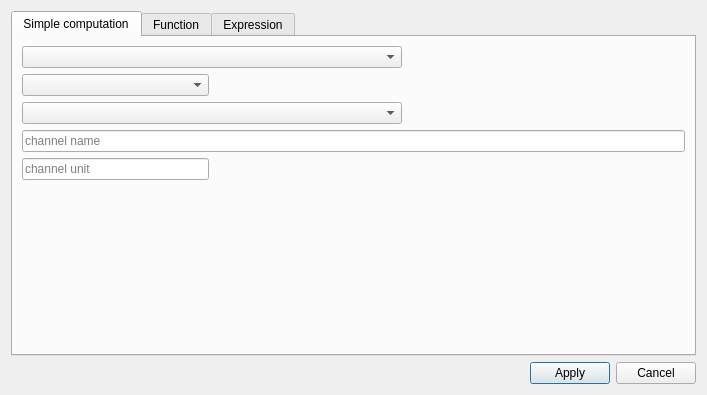
<?xml version="1.0" encoding="UTF-8"?>
<ui version="4.0">
 <class>ComputedChannel</class>
 <widget class="QDialog" name="ComputedChannel">
  <property name="geometry">
   <rect>
    <x>0</x>
    <y>0</y>
    <width>702</width>
    <height>395</height>
   </rect>
  </property>
  <property name="maximumSize">
   <size>
    <width>16777215</width>
    <height>400</height>
   </size>
  </property>
  <property name="windowTitle">
   <string>Define new channel</string>
  </property>
  <property name="windowIcon">
   <iconset resource="resource.qrc">
    <normaloff>:/plus.png</normaloff>:/plus.png</iconset>
  </property>
  <layout class="QGridLayout" name="gridLayout">
   <item row="1" column="1">
    <widget class="QPushButton" name="apply_btn">
     <property name="text">
      <string>Apply</string>
     </property>
    </widget>
   </item>
   <item row="1" column="2">
    <widget class="QPushButton" name="cancel_btn">
     <property name="text">
      <string>Cancel</string>
     </property>
    </widget>
   </item>
   <item row="1" column="0">
    <spacer name="horizontalSpacer_3">
     <property name="orientation">
      <enum>Qt::Horizontal</enum>
     </property>
     <property name="sizeHint" stdset="0">
      <size>
       <width>40</width>
       <height>20</height>
      </size>
     </property>
    </spacer>
   </item>
   <item row="0" column="0" colspan="3">
    <widget class="QTabWidget" name="tabs">
     <property name="currentIndex">
      <number>0</number>
     </property>
     <widget class="QWidget" name="tab">
      <attribute name="title">
       <string>Simple computation</string>
      </attribute>
      <layout class="QGridLayout" name="computation_grid_layout" columnstretch="0,0,1,1">
       <item row="1" column="0">
        <widget class="QComboBox" name="op"/>
       </item>
       <item row="2" column="0" colspan="2">
        <widget class="QComboBox" name="operand2">
         <property name="sizeAdjustPolicy">
          <enum>QComboBox::AdjustToContents</enum>
         </property>
        </widget>
       </item>
       <item row="1" column="1">
        <spacer name="horizontalSpacer">
         <property name="orientation">
          <enum>Qt::Horizontal</enum>
         </property>
         <property name="sizeHint" stdset="0">
          <size>
           <width>29</width>
           <height>20</height>
          </size>
         </property>
        </spacer>
       </item>
       <item row="5" column="0">
        <spacer name="verticalSpacer">
         <property name="orientation">
          <enum>Qt::Vertical</enum>
         </property>
         <property name="sizeHint" stdset="0">
          <size>
           <width>20</width>
           <height>40</height>
          </size>
         </property>
        </spacer>
       </item>
       <item row="0" column="0" colspan="2">
        <widget class="QComboBox" name="operand1">
         <property name="minimumSize">
          <size>
           <width>380</width>
           <height>20</height>
          </size>
         </property>
         <property name="sizeAdjustPolicy">
          <enum>QComboBox::AdjustToContents</enum>
         </property>
        </widget>
       </item>
       <item row="4" column="2">
        <spacer name="horizontalSpacer_2">
         <property name="orientation">
          <enum>Qt::Horizontal</enum>
         </property>
         <property name="sizeHint" stdset="0">
          <size>
           <width>92</width>
           <height>18</height>
          </size>
         </property>
        </spacer>
       </item>
       <item row="4" column="0">
        <widget class="QLineEdit" name="unit">
         <property name="placeholderText">
          <string>channel unit</string>
         </property>
        </widget>
       </item>
       <item row="4" column="3">
        <spacer name="horizontalSpacer_5">
         <property name="orientation">
          <enum>Qt::Horizontal</enum>
         </property>
         <property name="sizeHint" stdset="0">
          <size>
           <width>40</width>
           <height>20</height>
          </size>
         </property>
        </spacer>
       </item>
       <item row="3" column="0" colspan="4">
        <widget class="QLineEdit" name="name">
         <property name="inputMask">
          <string/>
         </property>
         <property name="text">
          <string/>
         </property>
         <property name="placeholderText">
          <string>channel name</string>
         </property>
        </widget>
       </item>
      </layout>
     </widget>
     <widget class="QWidget" name="tab_2">
      <attribute name="title">
       <string>Function</string>
      </attribute>
      <layout class="QGridLayout" name="gridLayout_4">
       <item row="3" column="0">
        <widget class="QLineEdit" name="function_unit">
         <property name="placeholderText">
          <string>channel unit</string>
         </property>
        </widget>
       </item>
       <item row="1" column="2">
        <spacer name="horizontalSpacer_10">
         <property name="orientation">
          <enum>Qt::Horizontal</enum>
         </property>
         <property name="sizeHint" stdset="0">
          <size>
           <width>92</width>
           <height>20</height>
          </size>
         </property>
        </spacer>
       </item>
       <item row="3" column="1">
        <spacer name="horizontalSpacer_11">
         <property name="orientation">
          <enum>Qt::Horizontal</enum>
         </property>
         <property name="sizeHint" stdset="0">
          <size>
           <width>184</width>
           <height>20</height>
          </size>
         </property>
        </spacer>
       </item>
       <item row="1" column="0" colspan="2">
        <widget class="QComboBox" name="channel"/>
       </item>
       <item row="2" column="0" colspan="3">
        <widget class="QLineEdit" name="function_name">
         <property name="placeholderText">
          <string>channel name</string>
         </property>
        </widget>
       </item>
       <item row="0" column="0" colspan="2">
        <widget class="QComboBox" name="function">
         <property name="minimumSize">
          <size>
           <width>380</width>
           <height>20</height>
          </size>
         </property>
         <property name="toolTip">
          <string>see numpy documentation</string>
         </property>
        </widget>
       </item>
       <item row="4" column="0">
        <spacer name="verticalSpacer_2">
         <property name="orientation">
          <enum>Qt::Vertical</enum>
         </property>
         <property name="sizeHint" stdset="0">
          <size>
           <width>20</width>
           <height>40</height>
          </size>
         </property>
        </spacer>
       </item>
      </layout>
     </widget>
     <widget class="QWidget" name="tab_3">
      <attribute name="title">
       <string>Expression</string>
      </attribute>
      <layout class="QGridLayout" name="gridLayout_2" columnstretch="0,0">
       <item row="2" column="0" colspan="2">
        <widget class="QLineEdit" name="expression_name">
         <property name="placeholderText">
          <string>channel name</string>
         </property>
        </widget>
       </item>
       <item row="3" column="0">
        <widget class="QLineEdit" name="expression_unit">
         <property name="placeholderText">
          <string>channel unit</string>
         </property>
        </widget>
       </item>
       <item row="0" column="0" colspan="2">
        <widget class="QLabel" name="label">
         <property name="text">
          <string>&lt;!DOCTYPE HTML PUBLIC &quot;-//W3C//DTD HTML 4.0//EN&quot; &quot;http://www.w3.org/TR/REC-html40/strict.dtd&quot;&gt;
&lt;html&gt;&lt;head&gt;&lt;meta name=&quot;qrichtext&quot; content=&quot;1&quot; /&gt;&lt;style type=&quot;text/css&quot;&gt;
p, li { white-space: pre-wrap; }
&lt;/style&gt;&lt;/head&gt;&lt;body style=&quot; font-family:'MS Shell Dlg 2'; font-size:8pt; font-weight:400; font-style:normal;&quot;&gt;
&lt;p style=&quot; margin-top:0px; margin-bottom:0px; margin-left:0px; margin-right:0px; -qt-block-indent:0; text-indent:0px;&quot;&gt;The expression is evaluated using the &lt;span style=&quot; font-style:italic;&quot;&gt;numexpr &lt;/span&gt;library. Have a look at the &lt;a href=&quot;https://numexpr.readthedocs.io/projects/NumExpr3/en/latest/user_guide.html&quot;&gt;&lt;span style=&quot; text-decoration: underline; color:#0000ff;&quot;&gt;Numexpr documentation&lt;/span&gt;&lt;/a&gt; for supported operators and function.&lt;/p&gt;
&lt;p style=&quot;-qt-paragraph-type:empty; margin-top:0px; margin-bottom:0px; margin-left:0px; margin-right:0px; -qt-block-indent:0; text-indent:0px;&quot;&gt;&lt;br /&gt;&lt;/p&gt;
&lt;p style=&quot; margin-top:0px; margin-bottom:0px; margin-left:0px; margin-right:0px; -qt-block-indent:0; text-indent:0px;&quot;&gt;The signal names must be enclosed by double curly braces: &lt;span style=&quot; font-weight:600; color:#ff0000;&quot;&gt;{{&lt;/span&gt;Signal_name&lt;span style=&quot; font-weight:600; color:#ff0000;&quot;&gt;}}&lt;/span&gt;&lt;/p&gt;&lt;/body&gt;&lt;/html&gt;</string>
         </property>
         <property name="textFormat">
          <enum>Qt::RichText</enum>
         </property>
        </widget>
       </item>
       <item row="3" column="1">
        <spacer name="horizontalSpacer_4">
         <property name="orientation">
          <enum>Qt::Horizontal</enum>
         </property>
         <property name="sizeHint" stdset="0">
          <size>
           <width>234</width>
           <height>20</height>
          </size>
         </property>
        </spacer>
       </item>
       <item row="4" column="0">
        <spacer name="verticalSpacer_3">
         <property name="orientation">
          <enum>Qt::Vertical</enum>
         </property>
         <property name="sizeHint" stdset="0">
          <size>
           <width>20</width>
           <height>40</height>
          </size>
         </property>
        </spacer>
       </item>
       <item row="1" column="0" colspan="2">
        <widget class="QPlainTextEdit" name="expression">
         <property name="placeholderText">
          <string>enter your expression here. Example: ({{Sig1}} + {{Sig2}}) / ({{Sig3}} - {{Sig4}}) + 7.8</string>
         </property>
        </widget>
       </item>
      </layout>
     </widget>
    </widget>
   </item>
  </layout>
 </widget>
 <resources>
  <include location="resource.qrc"/>
 </resources>
 <connections/>
</ui>
